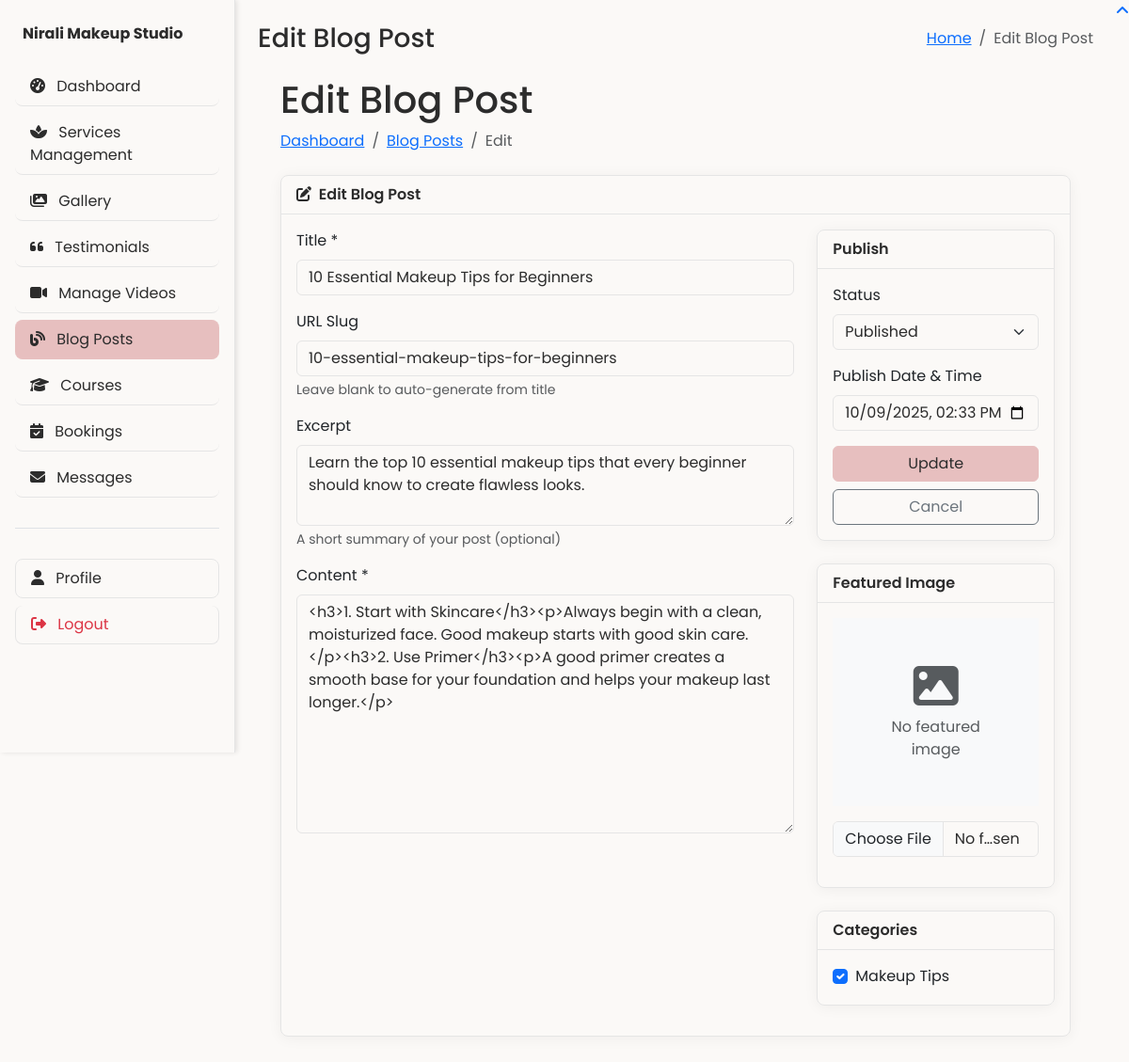
Screenshot of /admin/blog-edit.php?id=1 (signed in) with the database file from the repository.
### tables this page shows
CREATE TABLE `blog_posts` (
  `id` int(11) NOT NULL,
  `title` varchar(255) NOT NULL,
  `slug` varchar(255) NOT NULL,
  `content` longtext NOT NULL,
  `excerpt` text DEFAULT NULL,
  `featured_image` varchar(255) DEFAULT NULL,
  `status` enum('draft','published') DEFAULT 'draft',
  `published_at` datetime DEFAULT NULL,
  `created_at` timestamp NOT NULL DEFAULT current_timestamp(),
  `updated_at` timestamp NOT NULL DEFAULT current_timestamp() ON UPDATE current_timestamp()
);

CREATE TABLE `blog_categories` (
  `id` int(11) NOT NULL,
  `name` varchar(100) NOT NULL,
  `slug` varchar(100) NOT NULL,
  `description` text DEFAULT NULL,
  `created_at` timestamp NOT NULL DEFAULT current_timestamp()
);

### admin/blog-edit.php (the view, shortened to what this page needs)
<?php
try {
    $db = getDBConnection();
    $post = [
        'id' => '',
        'title' => '',
        'slug' => '',
        'content' => '',
        'excerpt' => '',
        'featured_image' => '',
        'status' => 'draft',
        'published_at' => date('Y-m-d\TH:i'),
        'categories' => []
    ];
    $is_edit = false;
    if ($_SERVER['REQUEST_METHOD'] === 'POST') {
        $title = trim($_POST['title'] ?? '');
        $slug = createSlug($title);
        $content = trim($_POST['content'] ?? '');
        $excerpt = trim($_POST['excerpt'] ?? '');
        $status = in_array($_POST['status'] ?? '', ['draft', 'published']) ? $_POST['status'] : 'draft';
        $published_at = !empty($_POST['published_at']) ? date('Y-m-d H:i:s', strtotime($_POST['published_at'])) : null;
        $categories = !empty($_POST['categories']) ? array_map('intval', $_POST['categories']) : [];
        $featured_image = $post['featured_image'];
        if (isset($_FILES['featured_image']) && $_FILES['featured_image']['error'] === UPLOAD_ERR_OK) {
            $upload_dir = '../uploads/blog/';
            if (!is_dir($upload_dir)) {
                mkdir($upload_dir, 0755, true);
            }
            $file_extension = pathinfo($_FILES['featured_image']['name'], PATHINFO_EXTENSION);
            $filename = 'blog-' . time() . '.' . strtolower($file_extension);
            $target_path = $upload_dir . $filename;
            $check = getimagesize($_FILES['featured_image']['tmp_name']);
            if ($check !== false) {
                if (move_uploaded_file($_FILES['featured_image']['tmp_name'], $target_path)) {
                    if ($is_edit && !empty($post['featured_image']) && file_exists($upload_dir . $post['featured_image'])) {
                        unlink($upload_dir . $post['featured_image']);
                    }
                    $featured_image = $filename;
                }
            }
        }
        if (empty($title) || empty($content)) {
            $error = 'Title and content are required.';
        } else {
            try {
                $db->beginTransaction();
                if (!empty($_POST['id'])) {
                    $stmt = $db->prepare("UPDATE blog_posts SET
                        title = :title,
                        slug = :slug,
                        content = :content,
                        excerpt = :excerpt,
                        featured_image = :featured_image,
                        status = :status,
                        published_at = :published_at,
                        updated_at = NOW()
                        WHERE id = :id");
                    $stmt->execute([
                        'title' => $title,
                        'slug' => $slug,
                        'content' => $content,
                        'excerpt' => $excerpt,
                        'featured_image' => $featured_image,
                        'status' => $status,
                        'published_at' => $published_at,
                        'id' => $_POST['id']
                    ]);
                    $post_id = $_POST['id'];
                    $message = 'Post updated successfully!';
                } else {
                    $stmt = $db->prepare("INSERT INTO blog_posts
                        (title, slug, content, excerpt, featured_image, status, published_at, created_at, updated_at)
                        VALUES (:title, :slug, :content, :excerpt, :featured_image, :status, :published_at, NOW(), NOW())");
                    $stmt->execute([
                        'title' => $title,
                        'slug' => $slug,
                        'content' => $content,
                        'excerpt' => $excerpt,
                        'featured_image' => $featured_image,
                        'status' => $status,
                        'published_at' => $published_at
                    ]);
                    $post_id = $db->lastInsertId();
                    $message = 'Post created successfully!';
                }
                if ($post_id) {
                    $db->prepare("DELETE FROM blog_post_categories WHERE post_id = ?")->execute([$post_id]);
                    if (!empty($categories)) {
                        $stmt = $db->prepare("INSERT INTO blog_post_categories (post_id, category_id) VALUES (?, ?)");
                        foreach ($categories as $category_id) {
                            $stmt->execute([$post_id, $category_id]);
                        }
                    }
                }
                $db->commit();
                $_SESSION['success_message'] = $message;
                header('Location: blog.php');
                exit();
            } catch (PDOException $e) {
                $db->rollBack();
                $error = 'Error saving post: ' . $e->getMessage();
            }
        }
    }
    elseif (isset($_GET['id'])) {
        $stmt = $db->prepare("SELECT * FROM blog_posts WHERE id = ?");
        $stmt->execute([$_GET['id']]);
        $post = $stmt->fetch(PDO::FETCH_ASSOC);
        if ($post) {
            $is_edit = true;
            $page_title = 'Edit Blog Post';
            $stmt = $db->prepare("SELECT category_id FROM blog_post_categories WHERE post_id = ?");
            $stmt->execute([$post['id']]);
            $post['categories'] = $stmt->fetchAll(PDO::FETCH_COLUMN);
        } else {
            header('Location: blog.php');
            exit();
        }
    }
    $categories = $db->query("SELECT * FROM blog_categories ORDER BY name")->fetchAll(PDO::FETCH_ASSOC);
} catch (PDOException $e) {
    $error = 'Database error: ' . $e->getMessage();
}
include 'includes/header.php';
?>
<div class="container-fluid px-4">
    <h1 class="mt-4"><?php echo $page_title; ?></h1>
    <ol class="breadcrumb mb-4">
        <li class="breadcrumb-item"><a href="index.php">Dashboard</a></li>
        <li class="breadcrumb-item"><a href="blog.php">Blog Posts</a></li>
        <li class="breadcrumb-item active"><?php echo $is_edit ? 'Edit' : 'Add New'; ?></li>
    </ol>
    <div class="card mb-4">
        <div class="card-header">
            <i class="fas fa-edit me-1"></i>
            <?php echo $is_edit ? 'Edit' : 'Add New'; ?> Blog Post
        </div>
        <div class="card-body">
            <form method="post" enctype="multipart/form-data" id="blogForm">
                <div class="row mb-3">
                    <div class="col-md-8">
                        <div class="mb-3">
                            <label for="title" class="form-label">Title *</label>
                            <input type="text" class="form-control" id="title" name="title"
                                   value="<?php echo htmlspecialchars($post['title']); ?>" required>
                        </div>
                        <div class="mb-3">
                            <label for="slug" class="form-label">URL Slug</label>
                            <input type="text" class="form-control" id="slug" name="slug"
                                   value="<?php echo htmlspecialchars($post['slug']); ?>">
                            <div class="form-text">Leave blank to auto-generate from title</div>
                        </div>
                        <div class="mb-3">
                            <label for="excerpt" class="form-label">Excerpt</label>
                            <textarea class="form-control" id="excerpt" name="excerpt" rows="3"><?php
                                echo htmlspecialchars($post['excerpt']);
                            ?></textarea>
                            <div class="form-text">A short summary of your post (optional)</div>
                        </div>
                        <div class="mb-3">
                            <label for="content" class="form-label">Content *</label>
                            <textarea class="form-control" id="content" name="content" rows="10" required><?php
                                echo htmlspecialchars($post['content']);
                            ?></textarea>
                        </div>
                    </div>
                    <div class="col-md-4">
                        <div class="card mb-4">
                            <div class="card-header">
                                Publish
                            </div>
                            <div class="card-body">
                                <div class="mb-3">
                                    <label for="status" class="form-label">Status</label>
                                    <select class="form-select" id="status" name="status">
                                        <option value="published" <?php echo $post['status'] === 'published' ? 'selected' : ''; ?>>Published</option>
                                    </select>
                                </div>
                                <div class="mb-3">
                                    <label for="published_at" class="form-label">Publish Date & Time</label>
                                    <input type="datetime-local" class="form-control" id="published_at" name="published_at"
                                           value="<?php echo $post['published_at'] ? date('Y-m-d\TH:i', strtotime($post['published_at'])) : ''; ?>">
                                </div>
                                <div class="d-grid gap-2">
                                    <button type="submit" class="btn btn-primary">
                                        <?php echo $is_edit ? 'Update' : 'Publish'; ?>
                                    </button>
                                    <a href="blog.php" class="btn btn-outline-secondary">Cancel</a>
                                </div>
                            </div>
                        </div>
                        <div class="card mb-4">
                            <div class="card-header">
                                Featured Image
                            </div>
                            <div class="card-body text-center">
                                <?php if (!empty($post['featured_image'])): ?>
                                    <img src="../uploads/blog/<?php echo htmlspecialchars($post['featured_image']); ?>"
                                         class="img-fluid mb-3" style="max-height: 200px;" alt="Featured Image">
                                <?php else: ?>
                                    <div class="bg-light p-5 mb-3 text-muted">
                                        <i class="fas fa-image fa-3x mb-2"></i>
                                        <p class="mb-0">No featured image</p>
                                    </div>
                                <?php endif; ?>
                                <div class="mb-3">
                                    <input class="form-control" type="file" id="featured_image" name="featured_image"
                                           accept="image/*">
                                </div>
                        </div>
                    </div>
                    <div class="card">
                        <div class="card-header">
                            Categories
                        </div>
                        <div class="card-body">
                            <?php if (!empty($categories)): ?>
                                <div style="max-height: 200px; overflow-y: auto;">
                                    <?php foreach ($categories as $category): ?>
                                        <div class="form-check">
                                            <input class="form-check-input" type="checkbox"
                                                   name="categories[]"
                                                   value="<?php echo $category['id']; ?>"
                                                   id="category_<?php echo $category['id']; ?>"
                                                   <?php echo in_array($category['id'], $post['categories']) ? 'checked' : ''; ?>>
                                            <label class="form-check-label" for="category_<?php echo $category['id']; ?>">
                                                <?php echo htmlspecialchars($category['name']); ?>
                                            </label>
                                        </div>
                                    <?php endforeach; ?>
                                </div>
                            <?php else: ?>
                                <p class="text-muted mb-0">No categories found. <a href="blog-categories.php">Add categories</a></p>
                            <?php endif; ?>
                        </div>
                    </div>
                </div>
            </div>
        </form>
    </div>
</div>
<?php include 'includes/footer.php'; ?>

### admin/includes/header.php (style rules this page uses)
.card { border-radius: 0.5rem; overflow: hidden; }
:root { --primary-bg: #FBF9F7; --primary-text: #2C2C2C; --sidebar-width: 250px; }
body { font-family: -apple-system, BlinkMacSystemFont, 'Segoe UI', Roboto, Oxygen, Ubuntu, Cantarell, sans-serif; background-color: var(--primary-bg); color: var(--primary-text); min-height: 100vh; margin: 0; padding: 0; }
:root { --primary: #4e73df; --secondary: #858796; --success: #1cc88a; --info: #36b9cc; --warning: #f6c23e; --danger: #e74a3b; --light: #f8f9fc; --dark: #5a5c69; --instagram: #e4405f; }
body { font-family: 'Poppins', sans-serif; background-color: var(--primary-bg); color: var(--primary-text); min-height: 100vh; overflow-x: hidden; }
.card { background: var(--tertiary-bg); border: 1px solid var(--light-border); border-radius: 8px; box-shadow: var(--card-shadow); transition: all 0.3s ease; }
.card-header { background: var(--secondary-bg); border-bottom: 1px solid var(--light-border); color: var(--primary-text); font-weight: 600; }
.btn-primary { background-color: var(--primary-accent); border-color: var(--primary-accent); color: var(--primary-text); transition: all 0.3s ease; }
.form-control, .form-select { border: 1px solid var(--light-border); background-color: var(--tertiary-bg); color: var(--primary-text); }

### rows the page displays
blog_posts: title "10 Essential Makeup Tips for Beginners", slug "10-essential-makeup-tips-for-beginners", excerpt "Learn the top 10 essential makeup tips that every beginner should know to create flawless looks.", content "<h3>1. Start with Skincare</h3><p>Always begin with a clean, moisturized face. Good makeup starts with good skin care.</p><h3>2. Use Primer</h3><p>A good primer creates a smooth base for your foundation and helps your makeup last longer.</p>", status "Published", published_at "10/09/2025 14:33"
blog_categories: id "☑", name "Makeup Tips"

### other values shown
$page_title "Edit Blog Post"
